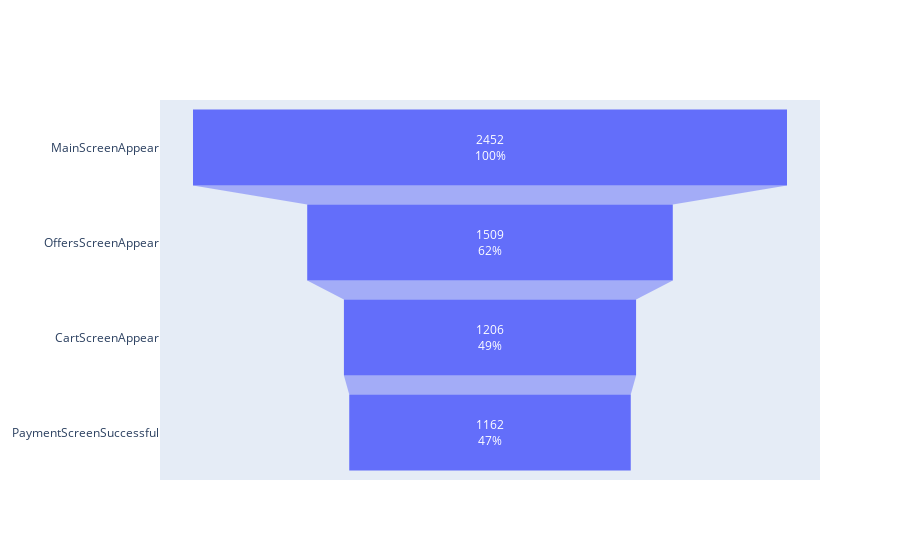

Notebook code cell kept with this figure:
### Markdown cell above
#### В воронке по объединенной контрольной группе от первоначального числа пользователей до последнего шага PaymentScreenSuccessful доходит 48% пользователей
----

### Code cell
#посмотрим воронку по тестовой группе от первоначального числа пользователей
fig = go.Figure(go.Funnel(
    y = users_per_groups['event_name'],
    x = users_per_groups['t_248'],
    textposition = 'inside',
    textinfo = 'value+percent initial'))

fig.show()

### Figure 1 — Plotly figure (JSON) as saved in the notebook; plotly's stock layout.template omitted (floating-point values rounded to 4 significant figures)
{"data": [{"textinfo": "value+percent initial", "textposition": "inside", "type": "funnel", "x": [2452, 1509, 1206, 1162], "y": ["MainScreenAppear", "OffersScreenAppear", "CartScreenAppear", "PaymentScreenSuccessful"]}], "layout": {}}
